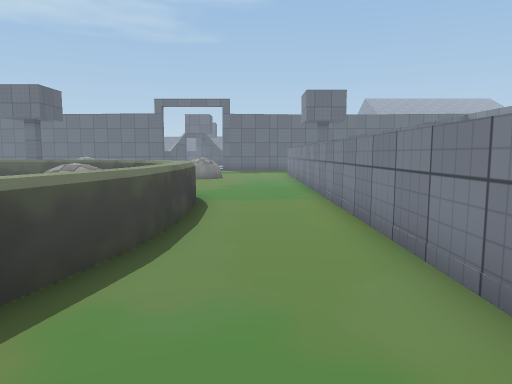
View 1 (above)

24 first-person views from a walk through a Unity game level. The camera is 1.2 m above the floor, tilts 6° down and sees 70° across. The floor is counted in squares, 1 m on a side. Each view is taken from the middle of a square. On the plan, view 1 faces up. The plan holds only what a view shows up to about 15 squares ahead; the rest is blank. The place goes on beyond the plan. The player character is not drawn. Some surface patterns are stand-ins.

View 2
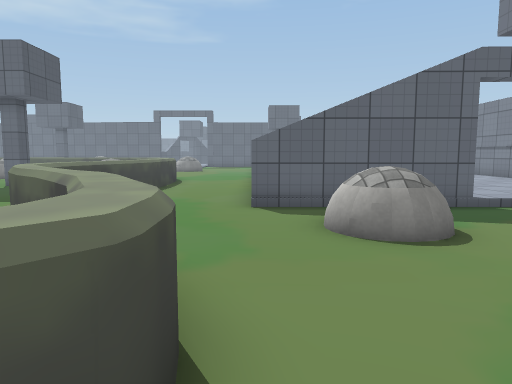

View 3
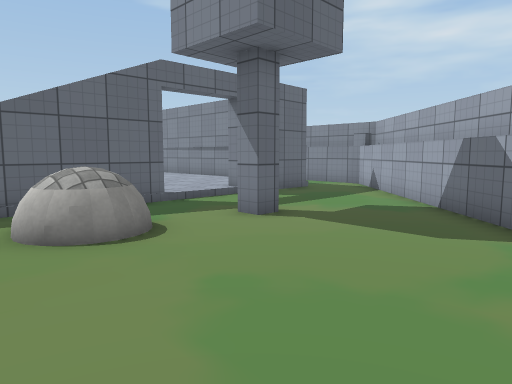

View 4
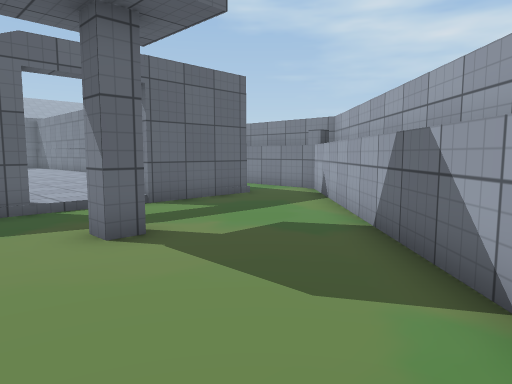

View 5
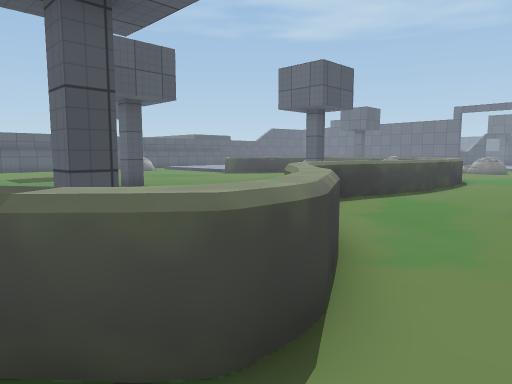

View 6
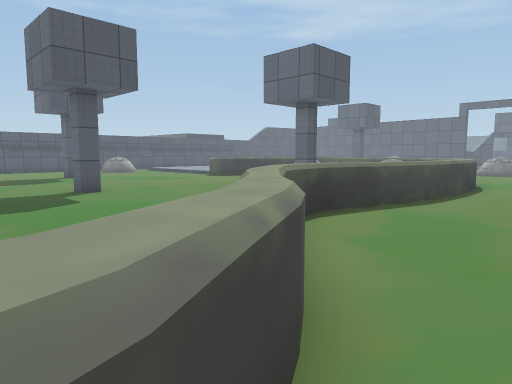

View 7
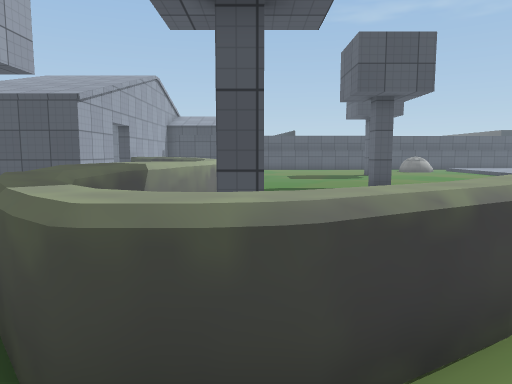

View 8
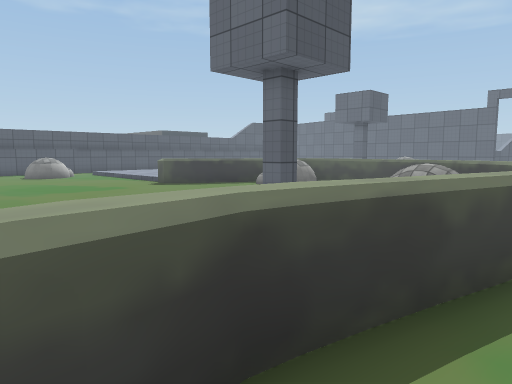

View 9
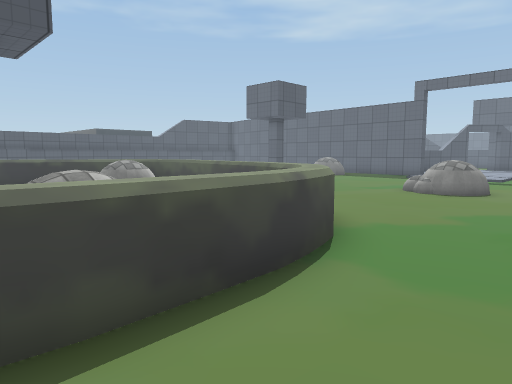

View 10
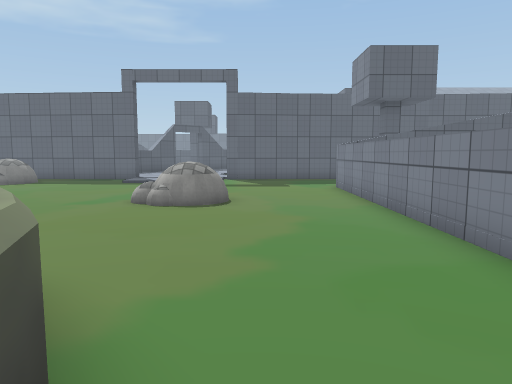

View 11
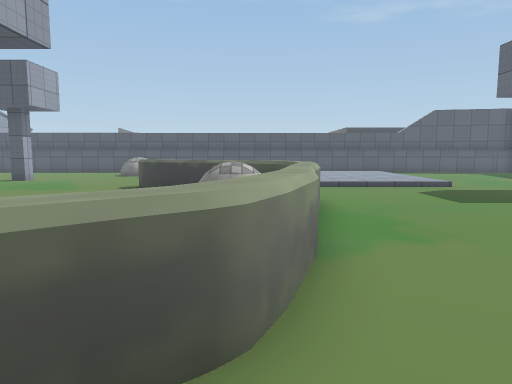

View 12
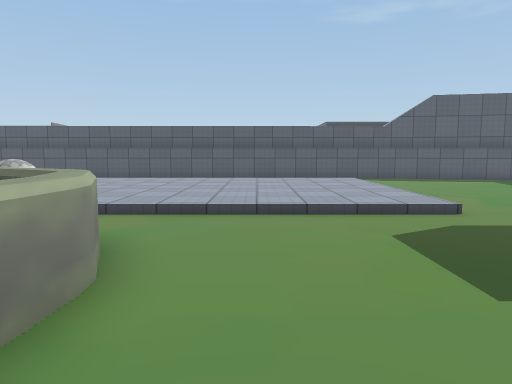

View 13
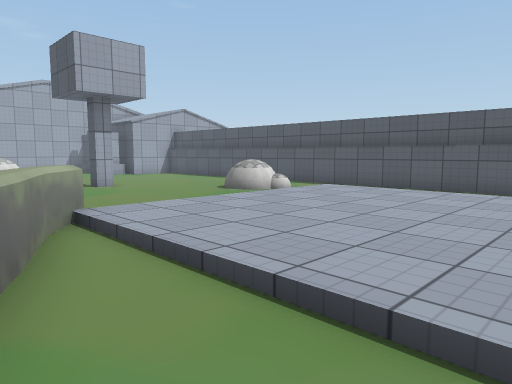

View 14
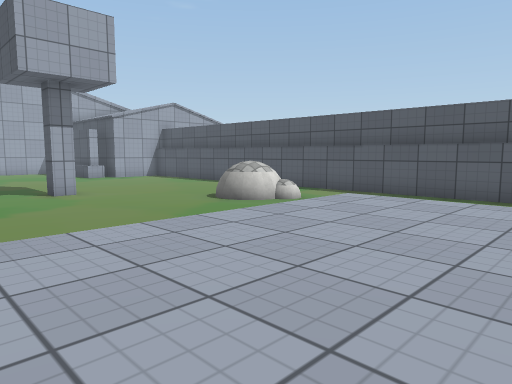

View 15
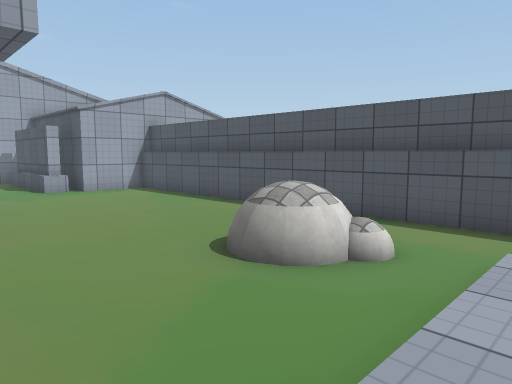

View 16
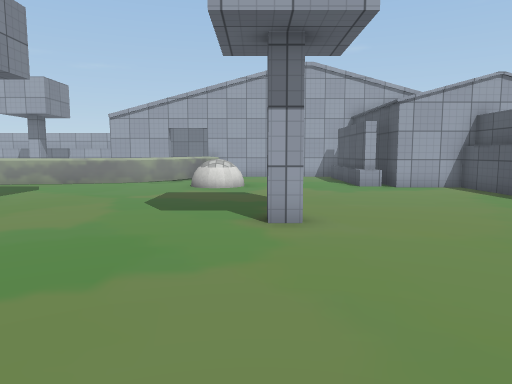

View 17
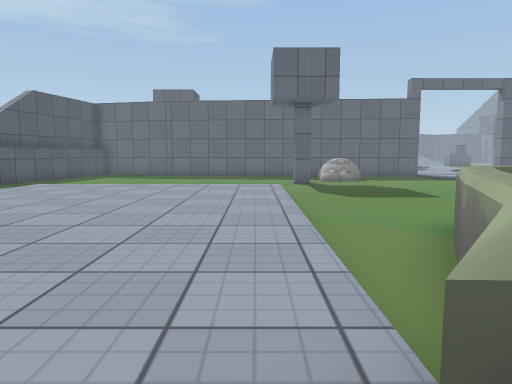

View 18
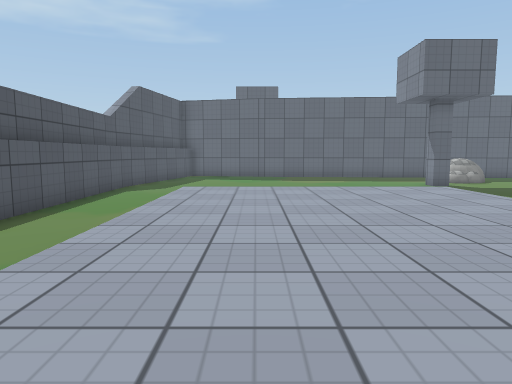

View 19
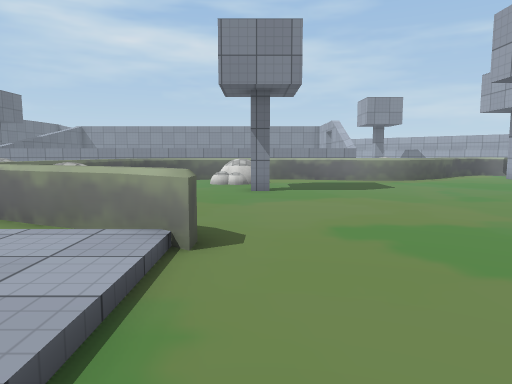

View 20
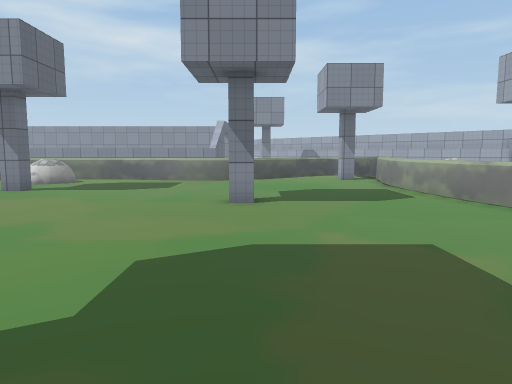

View 21
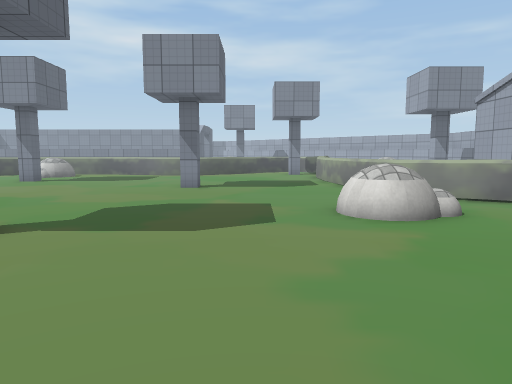

View 22
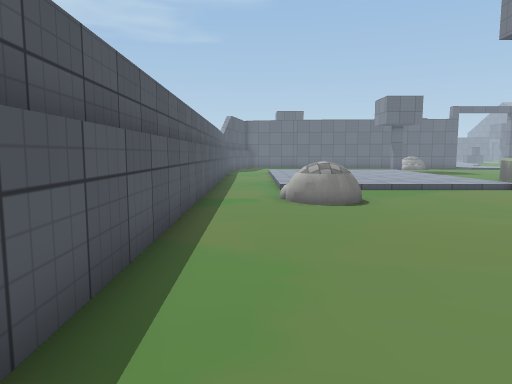

View 23
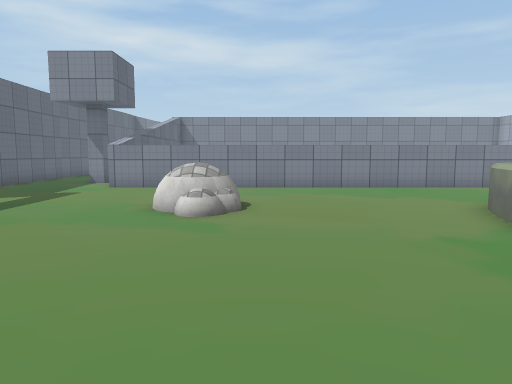

View 24
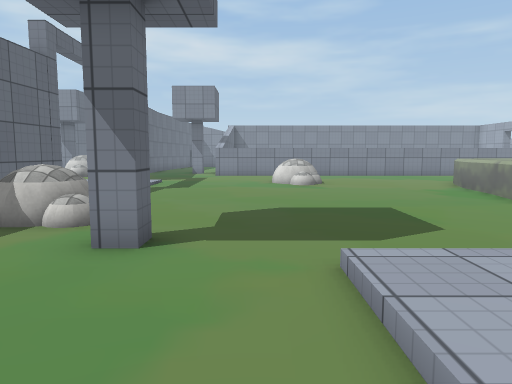

### Floor plan
Key: @ floor where view 1 was taken; # wall or solid block; x gap in a wall; . main floor; : floor 0.25 m higher than the main floor; / step, stairs or slope; = window, fence, low wall or low ledge; ^ raised ledge; H house; O other object.
Columns run from 25 left of view 1 to 16 right of it. Each row starts with its distance up from view 1.
 24    ...      .OOO.............x
 23 #............OO..............x
 22 #...........#..............^###
 21 #..........................#
 20 #..........................#
 19 #../////////..........OO...#
 18 #../:::::::/.........OOO...#
 17 #../:::::::/...............#
 16 #../:::::::/...............#
 15 #../:::::::/...............#
 14 #../:::::::/...............#
 13 #../:::::::/..^^^^^^.......#
 12 #../:::::::/.^OO  .^^^^....#
 11 #../:::::::/^^OO      ^^...#
 10 #../:::::::/^..        ^...#
  9 #../:::::::/^.. .....  ^...^      ::
  8 #..////////^ .......OOO^...^      ::::#
  7 #../..............#..OO^...^     :::::
  6 #..OO................. ^...^     ::::
  5 #..OO................. ^...^     ::::
  4 #..................... ^...^     ::::    #
  3 #..................... ^...^    ::::    .#
  2 #.....................^^...^    ::::   ..#
  1 #.......#.............^....#####///####..#
  0 #.....................==.@...  .........^#
 -1 #..............#...... =....OOO........^#
 -2 #..................... =^....O..#.....^#
 -3 #.....................  #^...........^#
 -4 #.....................   .^.........^#
 -5 HHHH.....OO...........    ^........^#
 -6    H#....OO.....^^^^===  .^.......^#
 -7    H#........^^^      ^^^^.....  ^

Positions as (right, up) in squares from view 1, and headings:
1: (0, 0), facing up
2: (2, -7), facing up
3: (2, -7), facing up-right
4: (5, -7), facing up-right
5: (3, -7), facing up-left
6: (2, -5), facing up-left
7: (3, -5), facing left
8: (-1, 0), facing up-left
9: (1, 6), facing up-left
10: (-1, 9), facing up
11: (-1, 12), facing left
12: (-7, 15), facing left
13: (-12, 15), facing down-left
14: (-14, 13), facing down-left
15: (-17, 9), facing down-left
16: (-17, 8), facing down
17: (-15, 7), facing up
18: (-20, 8), facing up
19: (-19, 7), facing right
20: (-19, -1), facing right
21: (-23, -3), facing right
22: (-23, -4), facing up
23: (-11, 17), facing right
24: (-18, 20), facing right
